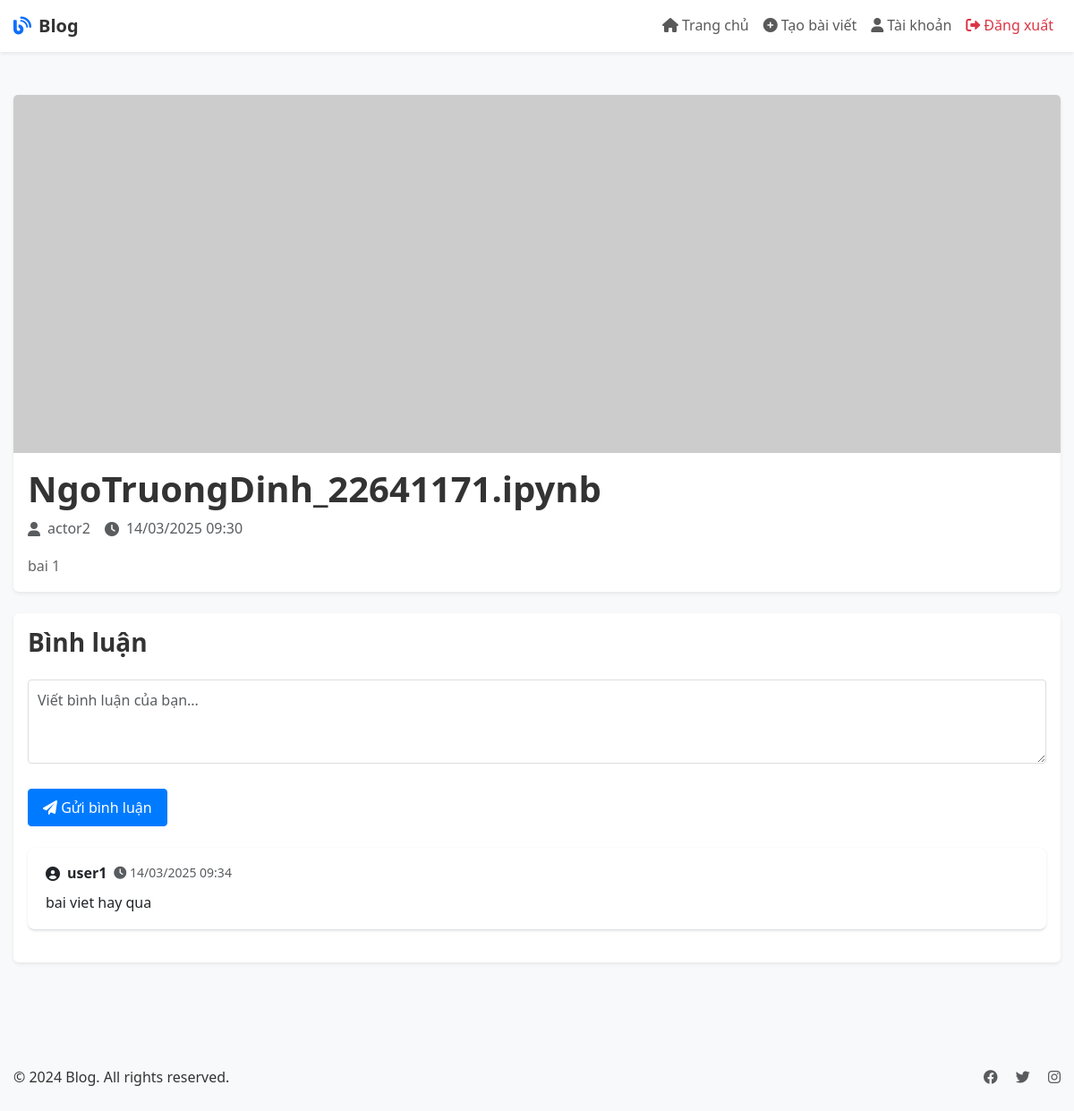
Page /blog/1 (signed in) on the committed database.
### app.py (models this page shows, shortened)
class Blog(db.Model):
    id = db.Column(db.Integer, primary_key=True)
    title = db.Column(db.String(200), nullable=False)
    content = db.Column(db.Text, nullable=False)
    image_url = db.Column(db.String(500), nullable=False)
    created_at = db.Column(db.DateTime, nullable=False, default=datetime.utcnow)
    user_id = db.Column(db.Integer, db.ForeignKey('user.id'), nullable=False)
    comments = db.relationship('Comment', backref='blog', lazy=True)

class User(UserMixin, db.Model):
    id = db.Column(db.Integer, primary_key=True)
    username = db.Column(db.String(80), unique=True, nullable=False)
    email = db.Column(db.String(120), unique=True, nullable=False)
    password_hash = db.Column(db.String(128))
    role = db.Column(db.String(20), nullable=False, default='user')  # 'actor' hoặc 'user'
    blogs = db.relationship('Blog', backref='author', lazy=True)
    comments = db.relationship('Comment', backref='author', lazy=True)

class Comment(db.Model):
    id = db.Column(db.Integer, primary_key=True)
    content = db.Column(db.Text, nullable=False)
    created_at = db.Column(db.DateTime, nullable=False, default=datetime.utcnow)
    user_id = db.Column(db.Integer, db.ForeignKey('user.id'), nullable=False)
    blog_id = db.Column(db.Integer, db.ForeignKey('blog.id'), nullable=False)

### app.py (the view)
@app.route('/blog/<int:blog_id>')
@login_required
def blog_detail(blog_id):
    blog = Blog.query.get_or_404(blog_id)
    return render_template('blog_detail.html', blog=blog)

### app.py (called while the page is built)
@login_manager.user_loader
def load_user(user_id):
    return User.query.get(int(user_id))

### templates/blog_detail.html (shortened to what this page needs)
{% extends "base.html" %}
{% block content %}
<div class="container mt-4">
    <div class="card shadow-sm mb-4">
        <img src="{{ blog.image_url }}" class="card-img-top" alt="{{ blog.title }}" style="height: 400px; object-fit: cover;">
        <div class="card-body">
            <h1 class="card-title">{{ blog.title }}</h1>
            <div class="d-flex align-items-center text-muted mb-3">
                <i class="fas fa-user me-2"></i>
                <span>{{ blog.author.username }}</span>
                <i class="fas fa-clock ms-3 me-2"></i>
                <span>{{ blog.created_at.strftime('%d/%m/%Y %H:%M') }}</span>
            </div>
            <div class="card-text">
                {{ blog.content | safe }}
            </div>
        </div>
    </div>
    <div class="card shadow-sm">
        <div class="card-body">
            <h3 class="card-title mb-4">Bình luận</h3>
            {% if current_user.id != blog.user_id %}
            <form action="{{ url_for('add_comment', blog_id=blog.id) }}" method="POST" class="mb-4">
                <div class="form-group">
                    <textarea name="content" class="form-control" rows="3" placeholder="Viết bình luận của bạn..." required></textarea>
                </div>
                <button type="submit" class="btn btn-primary mt-2">
                    <i class="fas fa-paper-plane"></i> Gửi bình luận
                </button>
            </form>
            {% endif %}
            {% if blog.comments %}
            <div class="comments-list">
                {% for comment in blog.comments %}
                <div class="comment-item border-bottom py-3">
                    <div class="d-flex justify-content-between align-items-start">
                        <div>
                            <div class="d-flex align-items-center mb-2">
                                <i class="fas fa-user-circle me-2"></i>
                                <strong>{{ comment.author.username }}</strong>
                                <small class="text-muted ms-2">
                                    <i class="fas fa-clock"></i> {{ comment.created_at.strftime('%d/%m/%Y %H:%M') }}
                                </small>
                            </div>
                            <p class="mb-0">{{ comment.content }}</p>
                        </div>
                    </div>
                </div>
                {% endfor %}
            </div>
            {% else %}
            <div class="text-center py-4">
                <p class="text-muted mb-0">Chưa có bình luận nào. Hãy là người đầu tiên bình luận!</p>
            </div>
            {% endif %}
        </div>
    </div>
</div>
{% endblock %}

### static/css/style.css (style rules this page uses)
body { font-family: 'Segoe UI', Tahoma, Geneva, Verdana, sans-serif; line-height: 1.6; color: #333; background-color: #f8f9fa; }
.container { max-width: 1200px; margin: 0 auto; padding: 0 15px; }
.card { border: none; transition: transform 0.2s, box-shadow 0.2s; margin-bottom: 20px; }
.card-img-top { object-fit: cover; height: 200px; }
.card-title { color: #333; font-weight: 600; }
.card-text { color: #666; }
.btn { padding: 8px 16px; border-radius: 4px; transition: all 0.2s; }
.btn-primary { background-color: #007bff; border-color: #007bff; }
.form-control { border-radius: 4px; border: 1px solid #ddd; padding: 8px 12px; }
.comment-item { background-color: #fff; padding: 20px; border-radius: 8px; margin-bottom: 20px; box-shadow: 0 1px 3px rgba(0,0,0,0.1); }
.form-group { margin-bottom: 20px; }
.form-control { border: 1px solid #ddd; border-radius: 4px; padding: 10px; }

### rows in the picture
Blog: title "NgoTruongDinh_22641171.ipynb", created_at "14/03/2025 09:30", content "bai 1"
User: author.username "actor2"
Comment: author.username "user1", created_at "14/03/2025 09:34", content "bai viet hay qua"
